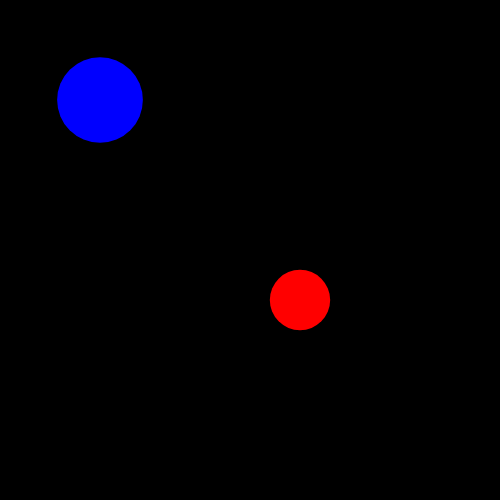
Frame 1 (no input)
Frame 60 (no input): identical to frame 1, image omitted
Frame 120 (the mouse pressed at the canvas centre since frame 60): identical to frame 1, image omitted

The p5.js sketch that drew this single still picture (run headless with seeded random() and noise() and a simulated clock; from frame 60 on, the mouse is pressed at the canvas centre):

// p5.js sketch
// ── sketch.js
let myXPos = 100;
let myYPos = 100;
let mySize;
let enemyXPos = 300;
let enemyYPos = 300;
let enemySize;

function setup() {
  createCanvas(500, 500);
  noStroke();

  mySize = random(50, 100);
  enemySize = random(50, 100)
}

function draw() {
  background(0);

  fill(0, 0, 255);
  ellipse(myXPos, myYPos, mySize, mySize);

  fill(255, 0,0);
  ellipse(enemyXPos, enemyYPos, enemySize, enemySize)

  let distance = dist(myXPos, myXPos, enemyXPos, enemyYPos)
  console.log(distance)

  if (distance <= (mySize / 2) + (enemySize / 2)) {
 fill (random(255), random(255), random(255));
 textSize(22);
 text("I'm colliding with my enemy. Ouch!", 140, 480);
}
  
  if (keyIsDown(LEFT_ARROW)) {
    myXPos -= 3;
  }

  if (keyIsDown(RIGHT_ARROW)) {
    myXPos += 3;
  }

  if (keyIsDown(UP_ARROW)) {
    myYPos -= 3;
  }

  if (keyIsDown(DOWN_ARROW)) {
    myYPos += 3;
  }
  
}
